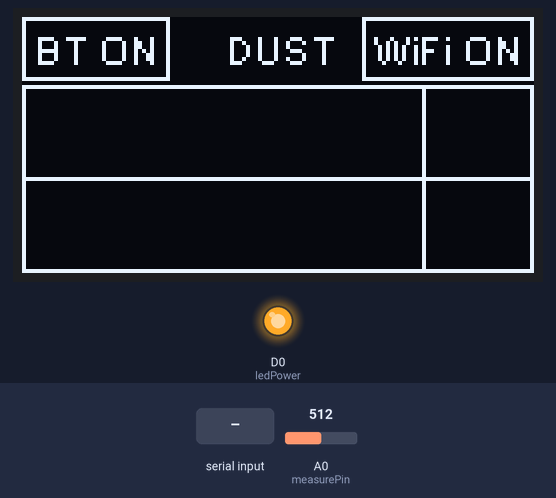
The sketch below on a simulated ESP8266 (NodeMCU). On the bench: 128×64 one-colour display, output pins drawn as LEDs (lit = HIGH). The inputs (shaded band) are chosen by the test bench; at power-on: A0 (measurePin) = 512. WiFi joins after 1.5 s; servers stay silent unless stated; uploads are accepted with an empty reply; storage starts empty; what the sketch prints to the serial monitor is not drawn.

Above: at 2.2 s.
2.3 s: "=\n" received over the second serial link
11.9 s: A0 (measurePin) set to 716
At 16.2 s:
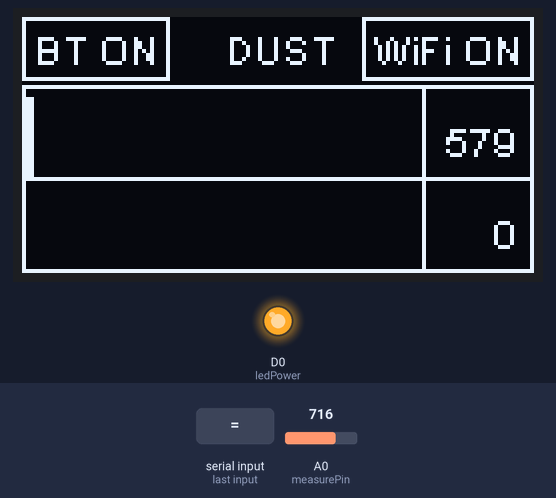
22.1 s: "90,45,200\n" received over the second serial link
At 27.8 s:
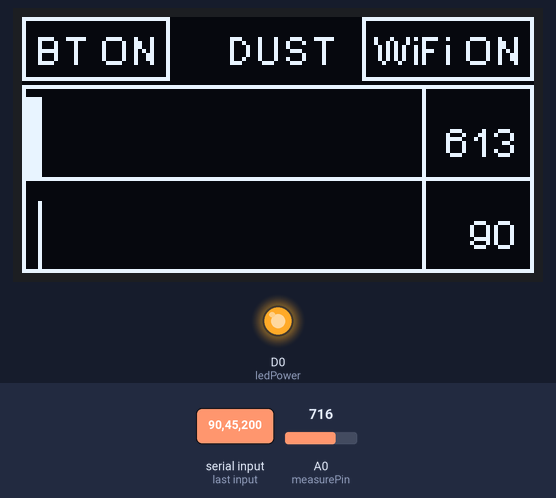
33.3 s: "90,45\n" received over the second serial link
At 37.8 s:
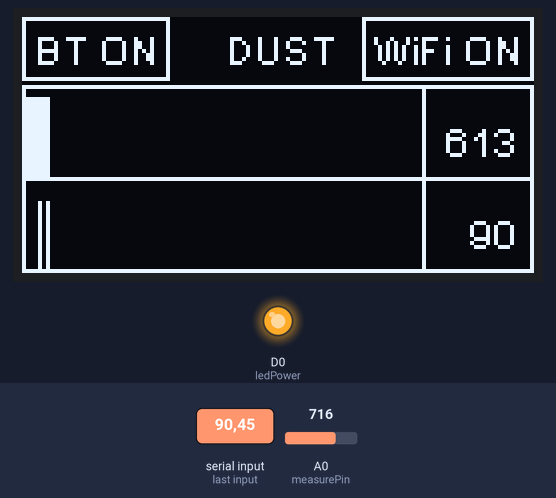
44.1 s: "111\n" received over the second serial link
At 48.9 s:
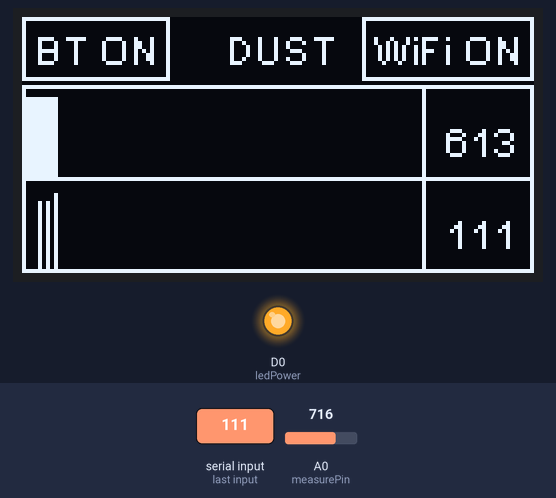
54.7 s: A0 (measurePin) set to 900
At 58.7 s:
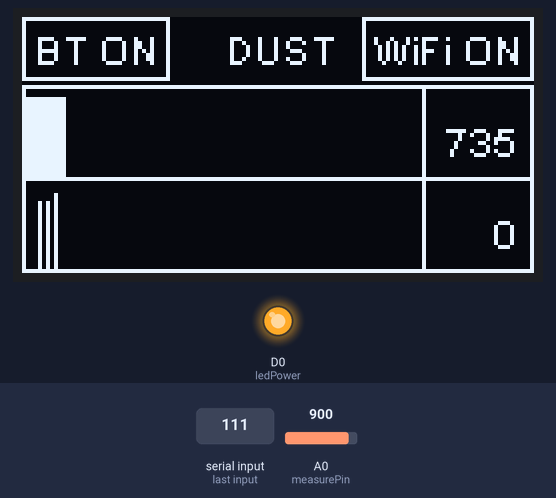
Timing chart, 0 to 60.2 s (numbered marks = the images above; inputs shaded):
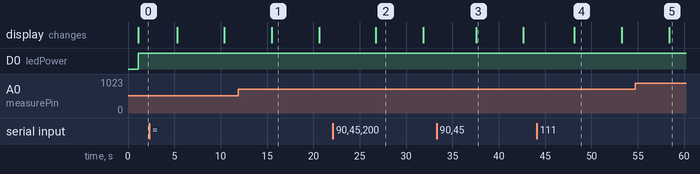

The sketch:

NodeMCU_WiFi_Google_Sheet_SD_Card_GP2Y10_BT_SSD1306.ino
```cpp
//
//  FILE : NodeMCU_WiFi_Google_Sheet_SD_Card_GP2Y10_BT_SSD1306
//  AUTHOR : nobug (nobug007@gmail.com)
//  CREATED : 7.1.2020
//  HW : NodeMCU & Google ID  &  SD Card & GP2Y10 & HC06 & SSD1306
//
#include <string.h>
#include <ctype.h>
#include <ESP8266WiFi.h>
#include <Wire.h>  // Only needed for Arduino 1.6.5 and earlier
#include <SoftwareSerial.h>
#include "SSD1306Wire.h" // legacy include: `#include "SSD1306.h"`
#include <WiFiClientSecure.h>
#include <SPI.h>   // SD Card  Header
#include <SD.h>

//   SD Card  Pin
//
//   VCC  -> UV  ( 5V )
//   CS   -> D8 ( Changable )
//   SCK  -> D5
//   MOSI -> D7
//   MISO -> D6

// BT Port Set up
SoftwareSerial bluetooth(D1, D2);   //  TX =  D1, RX =  D2    VCC = UV ( test ) 5V

// Initialize the OLED display using Wire library
SSD1306Wire  display(0x3c, D3, D4);  //D3=SDA  D4=SCL  As per labeling on NodeMCU

////  WiFI connection

WiFiClientSecure client;

char ssid[20] ;
char password[20];
char DevName[20];
int iCal;
int oCal;

// gp2y10 dust sensor GPIO
int i=0;
int measurePin = A0;      // Connect dust sensor to arduino A0 pin
int ledPower = D0;         // Connect 3 led driver pins of dust sensor to Arduino D5
int dust = 0;
int out_dust = 0;
int iDust[128];
int oDust[128];
//=======================================================================
//                    Power on setup
//=======================================================================


void setup() {
  delay(1000);
  Serial.begin(9600);
  init_SD();
 // Dust Sensor Setup
  pinMode(ledPower,OUTPUT);  // dust LED pin
  // BT setup
  bluetooth.begin(9600);
 // WiFi Setup
//  WiFi_Connect();
  display_init();
}

//=======================================================================
//                    Main Program Loop
//=======================================================================
void loop() {
   get_inner_dust();
   dust = dust - iCal ;
   out_dust =   BT_Read() - oCal;
   sendData2Server(dust, out_dust);
   drawGraph();
   delay(1000);
}
//=========================================================================


/*   컨피그 화일이 없으면 이것을 풀어 먼저 컨피그 화일을 만들어 넣고, 시작 하세요.
void init_SD() {
  char c;
  char s[100];
  int i;

  File myFile;

  Serial.print("Initializing SD card...");

  if (!SD.begin(D8)) {    // D8은 SD CS 핀입니다.
    Serial.println("initialization failed!");
    return;
  }
  Serial.println("initialization done.");

  if (SD.exists("Config.txt")) {
    Serial.println("Config.txt exists.");
  } else {
     myFile = SD.open("Config.txt", FILE_WRITE);

    Serial.println("Config.txt doesn't exist. It made.");
  }
    myFile.write("APN=Nobug_Home\n");
    myFile.write("PASS=12345678\n");
    myFile.write("Name=Nobug\n");
    myFile.write("iCal=0.001\n");
    myFile.write("oCal=0.002\n");
           myFile.close();
           Serial.println("finished Config.txt");
}

*/

void init_SD() {
  char c;
  char s[100];
  int i;

  File myFile;

  Serial.print("Initializing SD card...");

  if (!SD.begin(D8)) {    // D8은 SD CS 핀입니다.
    Serial.println("initialization failed!");
    return;
  }
  Serial.println("initialization done.");

  if (SD.exists("Config.txt")) {
    Serial.println("config.txt exists.");
  } else {
    Serial.println("config.txt doesn't exist.");
  }

  Serial.println("reading config.txt...");
  myFile = SD.open("Config.txt", FILE_READ);
  if (myFile) {
        Serial.println("Config.txt:");
          // read from the file until there's nothing else in it:
          i = 0;
          while (myFile.available()) {
              c = myFile.read();
              if ( c == '\n' ) {
                Config_data(s);
                i= 0;
              } else {
                s[i++] = c;
                s[i] = NULL;
              }
          }
  // close the file:
           myFile.close();
      } else {
    // if the file didn't open, print an error:
      Serial.println("error opening config.txt");
      }
}

void Config_data(char s[100]){
  int j=0,k=0;
  char title[50];
  char s_value[50];
  char temp[10];
  char flag = 'T';
  while(s[j] != NULL ) {
     if ( s[j] == '=' ) {
        flag = 'F';
        k=0;
        j++;
     }
     if ( flag == 'T' ){
       title[k] = s[j];
       title[k+1] = NULL;
     } else {
       s_value[k] = s[j];
       s_value[k+1] = NULL;
     }
     k++;
     j++;
  }

//  APN=Nobug_Home     //char ssid[20] ;
//  PASS=12345678      //char password[20];
//  Name=Nobug         //char DevName[20];
//  iCal=0.001        //float iCal;
//  oCal=0.002        //float oCal;

  switch(title[0]) {
    case 'A' :
      sprintf(ssid,"%s",s_value);
      Serial.println(ssid);
      break;
    case 'P' :
      sprintf(password,"%s",s_value);
      Serial.println(password);
      break;
    case 'N' :
      sprintf(DevName,"%s",s_value);
      Serial.println(DevName);
      break;
    case 'i' :
      sprintf(temp,"%s",s_value);
      Serial.println(temp);
      iCal = atof(temp);
      break;
    case 'o' :
      sprintf(temp,"%s",s_value);
      Serial.println(temp);
      oCal = atof(temp);
      break;
  }
  Serial.print("Title = ");
  Serial.print(title);
  Serial.print("       Value = ");
  Serial.println(s_value);
}

void WiFi_Connect() {

  WiFi.mode(WIFI_STA);
  WiFi.begin(ssid, password);

  while (WiFi.status() != WL_CONNECTED) {
        delay(500);
        Serial.print(".");
   }
}


void sendData2Server(int x, int y)
{
  const char* host = "script.google.com";
  const int httpsPort = 443;
  String GAS_ID = "AKfycby1aogYleMRxnU3gLmuB9DYAU6ykKC55VfcGL-fKY85UD8Mh2c";  // Replace by your GAS service id

  Serial.print("connecting to ");
  Serial.println(host);
  client.setInsecure();
  if (!client.connect(host, httpsPort)) {
    Serial.println("connection failed");
    return;
  }
  String string_x     =  String(x, DEC);
  String string_y     =  String(y, DEC);
  String url = "/macros/s/" + GAS_ID + "/exec?name="+ DevName + "&iDust=" + string_x + "&oDust=" + string_y;
  Serial.print("requesting URL: ");
  Serial.println(url);

  client.print(String("GET ") + url + " HTTP/1.1\r\n" +
         "Host: " + host + "\r\n" +
         "User-Agent: BuildFailureDetectorESP8266\r\n" +
         "Connection: close\r\n\r\n");

  Serial.println("request sent");
  while (client.connected()) {
  String line = client.readStringUntil('\n');
  if (line == "\r") {
     Serial.println("=====111=====");
     Serial.println(line);
    Serial.println("====111======");
    Serial.println("headers received");
    break;
  }
  }
  String line = client.readStringUntil('\n');
  if (line.startsWith("{\"state\":\"success\"")) {
  Serial.println("esp8266/Arduino CI successfull!");
  } else {
  Serial.println("esp8266/Arduino CI has failed");
  }
  Serial.println("reply was:");
  Serial.println("==========");
  Serial.println(line);
  Serial.println("==========");
  Serial.println("closing connection");
}


//=======================================================================
//                    Get Dust inform
//=======================================================================

void get_inner_dust() {


  for (int i=0;i<5;i++) {
    dust += dust_check();
  }
  dust = dust / 5.0;
  Serial.print("   -  5 times inner Dust density :  ");
  Serial.println(dust);
}


float dust_check() {

  int samplingTime = 280;
  int deltaTime = 40;
  int sleepTime = 9680;

  float voMeasured = 0.0;
  float calcVoltage = 0.0;
  float dustDensity = 0.0;

  digitalWrite(ledPower,LOW );
  delayMicroseconds(samplingTime);

  voMeasured = analogRead( measurePin );

  delayMicroseconds( deltaTime );
  digitalWrite( ledPower , HIGH );
  delayMicroseconds(sleepTime );

  calcVoltage = voMeasured * ( 5.0 / 1024.0 );

  dustDensity = (0.17 * calcVoltage - 0.001 )* 1000 ; // Cal 0.1
  delay(500);

  return dustDensity;
}

//=======================================================================
//                    Bluetooth Read
//=======================================================================

int BT_Read() {
  char out_data[10];
  int out_i=0;
  char Flag = 'N';

  while (bluetooth.available()) {
      Serial.print(".");
    // 수신 받은 데이터 저장
    out_data[out_i] = (char)bluetooth.read();
    out_data[++out_i] = NULL;
    Flag = 'Y';
    delay(100);
  }

  if ( Flag == 'Y' ) {
       // 수신된 데이터 시리얼 모니터로 출력
        Serial.print("BT Read Out Data :  ");
        Serial.println(out_data);
        Flag = 'N';
  }
 return (int)atof(out_data);
}


//=======================================================================
//                    Display SSD1306 init
//=======================================================================

void display_init() {
  display.init();
  display.flipScreenVertically();
  display.setFont(ArialMT_Plain_10);
  drawStatus();  //  BT check & WiFi Check
}


void drawStatus() {

  // clear the display
   display.clear();
   // Title Display

  display.setTextAlignment(TEXT_ALIGN_CENTER);
  display.drawString(64,2, "DUST");

//  if BT ON
  display.setTextAlignment(TEXT_ALIGN_LEFT);
  display.drawRect(0, 0, display.getStringWidth("BT ON")+6, 16);
  display.drawString(3, 2, "BT ON");

//  if WiFi ON
  display.setTextAlignment(TEXT_ALIGN_RIGHT);
  display.drawRect(122-display.getStringWidth("WiFi ON"),0,display.getStringWidth("WiFi ON")+6, 16);
  display.drawString(125,2, "WiFi ON");

// Graph rectangle
   display.drawRect(0, 17, 128, 47);
   display.drawLine(0, 40, 128, 40);     //  47/2 = 23
   display.drawLine(100, 18, 100, 63);     //  47/2 = 23

  display.display();
}

void drawGraph() {

       Serial.println("                                            drawGraph()======  ");

   char cTemp[10];
   int iTemp, oTemp;
   int graphMax = 100;
   int j;

   drawStatus();
   display.setTextAlignment(TEXT_ALIGN_RIGHT);

   sprintf(cTemp,"%d",dust);
   display.drawString(124,25, cTemp);
   sprintf(cTemp,"%d",out_dust);
   display.drawString(124,48, cTemp);

   if ( dust > 100 ) dust = 100 ;
   else if ( dust < 0 ) dust = 0;
   if ( out_dust > 100 ) out_dust = 100 ;
   else if ( out_dust < 0 ) out_dust = 0;
   iTemp = map(dust,0,100,0,20);  // dust => graph high
   oTemp = map(out_dust,0,100,0,20);  // dust => graph high


   if ( i == graphMax) {
     for(j=0;j<graphMax;j++) {
       iDust[j] = iDust[j+1];
       oDust[j] = oDust[j+1];
     }
   }

   iDust[i] = iTemp;
   oDust[i] = oTemp;

   for(j=1;j<=i;j++) {
      display.drawLine(j,40,j,40-iDust[j] );
      display.drawLine(j,64,j,64-oDust[j] );
   }
  display.display();
  if (i < graphMax ) i++;
  delay(100);
}
```

Measured:
- what the display in image 1 shows lasts 5.1 s, from 15.5 s to 20.6 s
